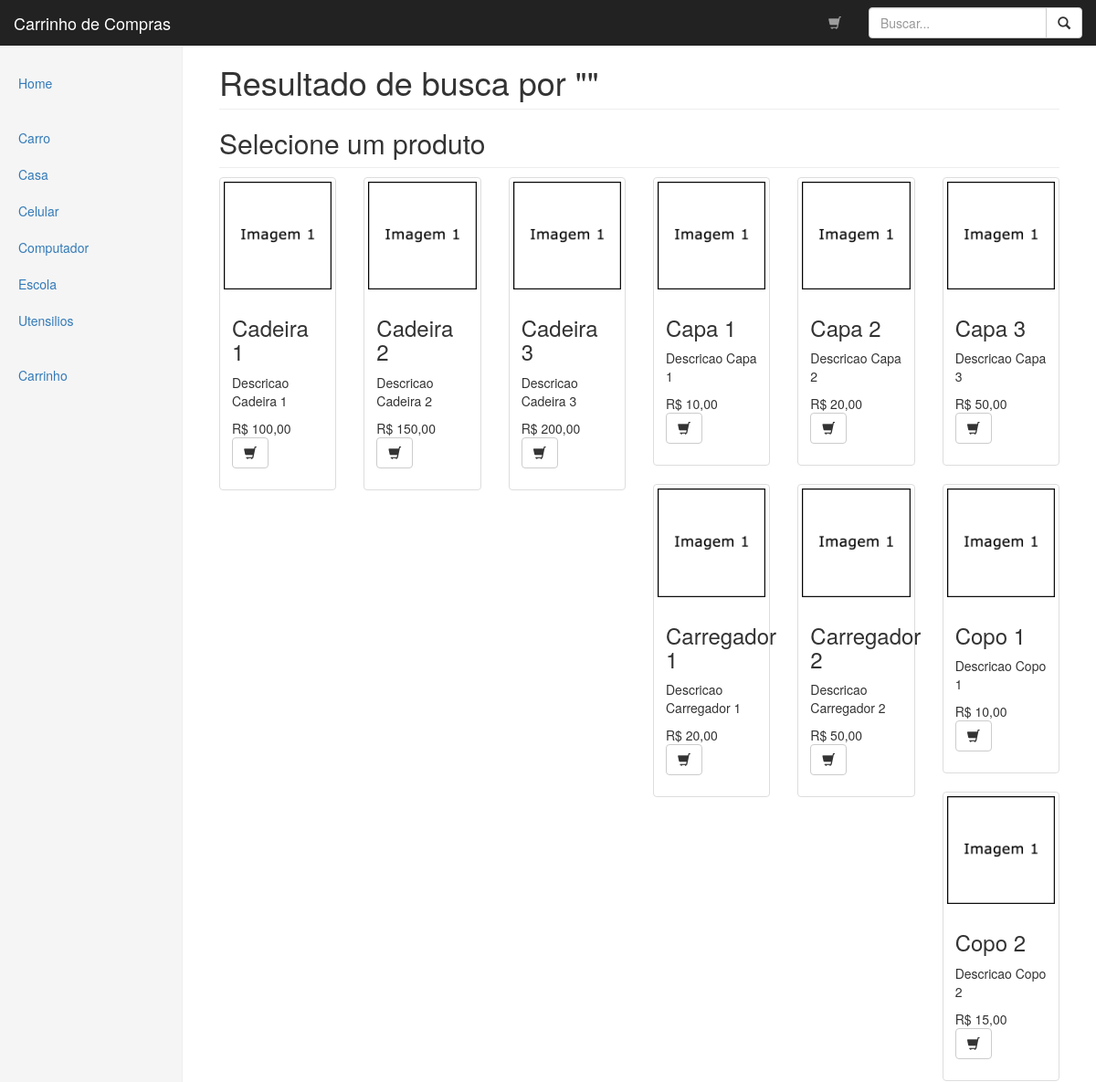
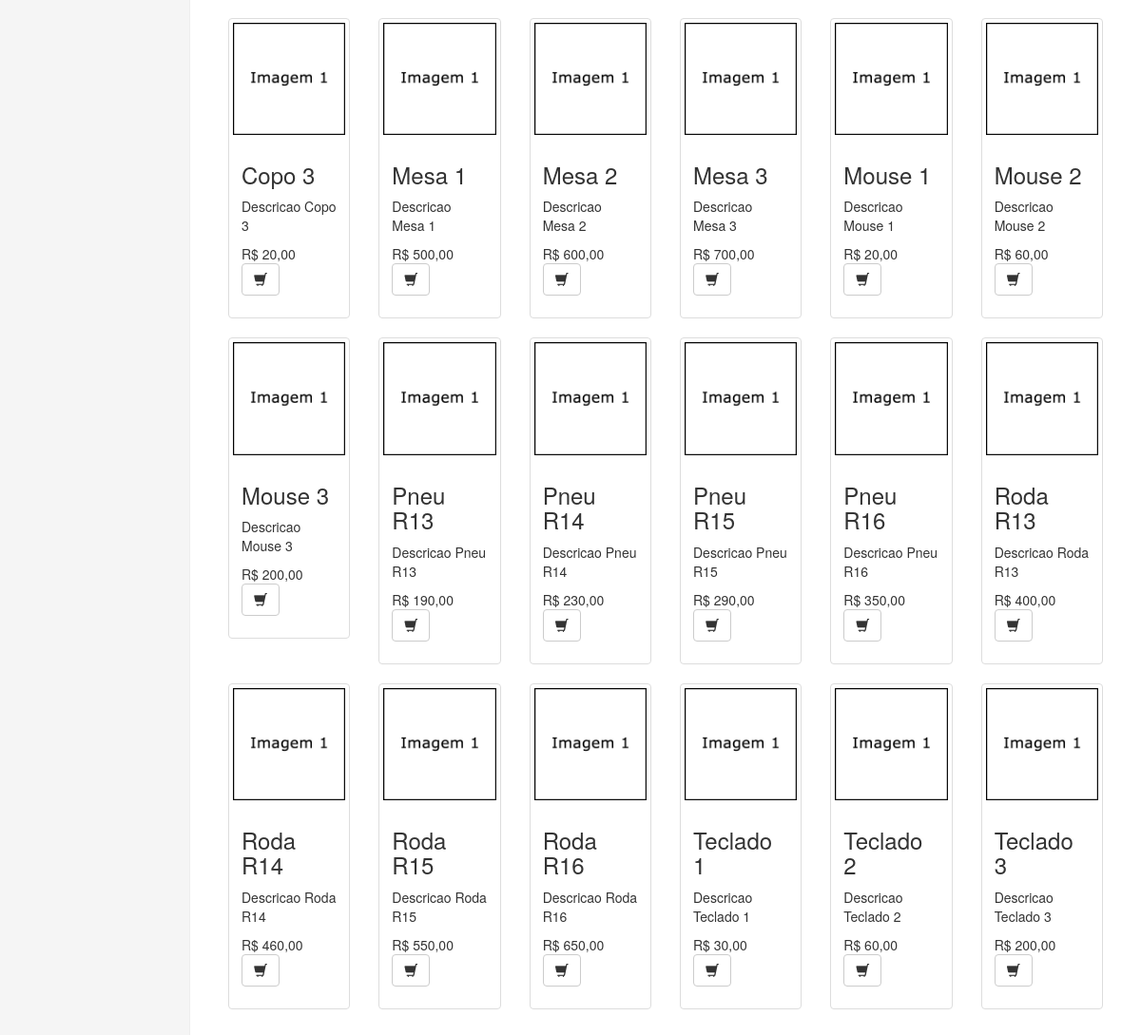
The app's page /resultado.php with its own data (2 pictures, top to bottom).
### tables this page shows
CREATE TABLE `categoria` (
  `id` int(11) NOT NULL AUTO_INCREMENT,
  `nome` varchar(100) NOT NULL,
  PRIMARY KEY (`id`)
);

CREATE TABLE `produto` (
  `id` int(11) NOT NULL AUTO_INCREMENT,
  `nome` varchar(100) NOT NULL,
  `descricao` varchar(255) DEFAULT NULL,
  `imagem` varchar(100) DEFAULT NULL,
  `preco` varchar(20) NOT NULL,
  PRIMARY KEY (`id`)
);

### class/menuClass.php (called while the page is built)
<?php
class Menu {
    function queryMenu() {
        $query = "SELECT
                        id,
                        nome
                    FROM
                        categoria
                    ORDER BY
                        nome ASC;";
        return $query;
    }
}

### class/conexaoClass.php (called while the page is built, shortened)
<?php
class Conexao {
    var $host = "localhost";
    var $user = "root";
    var $senha = "";
    var $link;
    function conecta() {
        $this->link = @mysql_connect($this->host, $this->user, $this->senha);
    }
    function sql_query($query, $ins = false) {
        if (!$this->conecta()) {
            $dados['result'] = false;
            $dados['erro'] = 'Erro de retorno de dados.';
        }
        $this->query = $query;
        if ($this->resultado = mysql_query($this->query)) {
            $dados['result'] = $this->resultado;
            $dados['erro'] = false;
        } else {
            $dados['result'] = false;
            $dados['erro'] = 'Erro na consulta aos dados.';
        }
        return $dados;
    }
    function desconecta() {
        return mysql_close($this->link);
    }
}
?>

### class/buscaClass.php (called while the page is built)
<?php
class Busca {
    function queryProdutos($busca) {
        $query = "SELECT
                        p.id,
                        p.nome,
                        p.imagem,
                        p.preco,
                        p.descricao
                    FROM
                        produto AS p
                    LEFT JOIN
                        produto_categoria AS pc ON p.id = pc.id_produto
                    INNER JOIN
                        categoria AS c ON c.id = pc.id_categoria
                    WHERE
                        LOWER(p.nome) LIKE '%" . $busca . "%'
                        OR LOWER(c.nome) LIKE '%" . $busca . "%'
                    GROUP BY
                        p.id
                    ORDER BY
                        p.nome ASC;";
        return $query;
    }
}

### resultado.php (the view, shortened to what this page needs)
<?php
include('class/conexaoClass.php');
include('class/buscaClass.php');
include('class/menuClass.php');
$conexaoObj = new Conexao();
$buscaObj = new Busca();
$menuObj = new Menu();
$busca = mb_strtolower(trim($_POST['busca']));
$query0 = $buscaObj->queryProdutos($busca);
$executar0 = $conexaoObj->sql_query($query0);
$query1 = $menuObj->queryMenu();
$executar1 = $conexaoObj->sql_query($query1);
?>
<!DOCTYPE html>
<html lang="en">
    <head>
        <link href="bootstrap/css/bootstrap.min.css" rel="stylesheet">
        <link href="custom/css/layout.css" rel="stylesheet">
    </head>
    <body>
        <nav class="navbar navbar-inverse navbar-fixed-top" role="navigation">
            <div class="container-fluid">
                <div class="navbar-header">
                    <a class="navbar-brand" href="index.php">Carrinho de Compras</a>
                </div>
                <div id="navbar" class="navbar-collapse collapse">
                    <form class="navbar-form navbar-right" role="form" name="busca" id="busca" method="post" action="resultado.php">
                        <div class="input-group">
                            <input type="text" class="form-control" name="busca" id="busca" placeholder="Buscar..."><span class="input-group-btn">
                                <button class="btn btn-default" type="submit"><span class=" glyphicon glyphicon-search" aria-hidden="true"></span>
                                </button>
                            </span>
                        </div>
                    </form>
                    <ul class="nav navbar-nav navbar-right">
                        <li><a href="carrinho.php" title="Carrinho"><span class="glyphicon glyphicon-shopping-cart" aria-hidden="true"></a></li>
                    </ul>
                </div>
            </div>
        </nav>
        <div class="container-fluid">
            <div class="row">
                <div class="col-sm-3 col-md-2 sidebar">
                    <ul class="nav nav-sidebar">
                        <li><a href="index.php">Home</a></li>
                    </ul>
                    <ul class="nav nav-sidebar">
                        <?php while ($resultado1 = mysql_fetch_assoc($executar1['result'])) { ?>
                            <li><a href="categoria.php?i=<?php echo $resultado1['id']; ?>"><?php echo $resultado1['nome']; ?></a></li>
                        <?php } ?>
                    </ul>
                    <ul class="nav nav-sidebar">
                        <li><a href="carrinho.php">Carrinho</a></li>
                    </ul>
                </div>
                <div class="col-sm-9 col-sm-offset-3 col-md-10 col-md-offset-2 main">
                    <h1 class="page-header">Resultado de busca por "<?php echo $_POST['busca']; ?>"</h1>
                    <h2 class="sub-header">Selecione um produto</h2>
                    <div class="row">
                        <?php while ($resultado0 = mysql_fetch_assoc($executar0['result'])) { ?>
                            <div class="col-sm-6 col-md-2">
                                <div class="thumbnail">
                                    <img class="img-responsive" src="imagem/<?php echo $resultado0['imagem']; ?>" alt="<?php echo $resultado0['nome']; ?>">
                                    <div class="caption">
                                        <h3><?php echo $resultado0['nome']; ?></h3>
                                        <p><?php echo $resultado0['descricao']; ?></p>
                                        <p>R$ <?php echo number_format($resultado0['preco'], 2, ",", "."); ?> <a href="carrinho.php?a=1&i=<?php echo $resultado0['id']; ?>" title="Adicionar ao carrinho" class="btn btn-default" role="button"><span class="glyphicon glyphicon-shopping-cart" aria-hidden="true"></a></p>
                                    </div>
                                </div>
                            </div>
                        <?php } ?>
                    </div>
                </div>
            </div>
        </div>
    </body>
</html>

### custom/css/layout.css (style rules this page uses)
body { padding-top: 50px; }
.sub-header { padding-bottom: 10px; border-bottom: 1px solid #eee; }
.navbar-fixed-top { border: 0; }
.sidebar { display: none; }
@media (min-width: 768px) { .sidebar { position: fixed; top: 51px; bottom: 0; left: 0; z-index: 1000; display: block; padding: 20px; overflow-x: hidden; overflow-y: auto; background-color: #f5f5f5; border-right: 1px solid #eee; } }
.nav-sidebar { margin-right: -21px; margin-bottom: 20px; margin-left: -20px; }
.nav-sidebar > li > a { padding-right: 20px; padding-left: 20px; }
.main { padding: 20px; }
@media (min-width: 768px) { .main { padding-right: 40px; padding-left: 40px; } }
.main .page-header { margin-top: 0; }

### records on screen
categoria: nome "Carro"
categoria: nome "Casa"
categoria: nome "Celular"
categoria: nome "Computador"
categoria: nome "Escola"
categoria: nome "Utensilios"
produto: imagem (picture), nome "Cadeira 1", descricao "Descricao Cadeira 1", preco "100,00"
produto: imagem (picture), nome "Cadeira 2", descricao "Descricao Cadeira 2", preco "150,00"
produto: imagem (picture), nome "Cadeira 3", descricao "Descricao Cadeira 3", preco "200,00"
produto: imagem (picture), nome "Capa 1", descricao "Descricao Capa 1", preco "10,00"
produto: imagem (picture), nome "Capa 2", descricao "Descricao Capa 2", preco "20,00"
produto: imagem (picture), nome "Capa 3", descricao "Descricao Capa 3", preco "50,00"
produto: imagem (picture), nome "Carregador 1", descricao "Descricao Carregador 1", preco "20,00"
produto: imagem (picture), nome "Carregador 2", descricao "Descricao Carregador 2", preco "50,00"
produto: imagem (picture), nome "Copo 1", descricao "Descricao Copo 1", preco "10,00"
produto: imagem (picture), nome "Copo 2", descricao "Descricao Copo 2", preco "15,00"
produto: imagem (picture), nome "Copo 3", descricao "Descricao Copo 3", preco "20,00"
produto: imagem (picture), nome "Mesa 1", descricao "Descricao Mesa 1", preco "500,00"
produto: imagem (picture), nome "Mesa 2", descricao "Descricao Mesa 2", preco "600,00"
produto: imagem (picture), nome "Mesa 3", descricao "Descricao Mesa 3", preco "700,00"
produto: imagem (picture), nome "Mouse 1", descricao "Descricao Mouse 1", preco "20,00"
produto: imagem (picture), nome "Mouse 2", descricao "Descricao Mouse 2", preco "60,00"
produto: imagem (picture), nome "Mouse 3", descricao "Descricao Mouse 3", preco "200,00"
produto: imagem (picture), nome "Pneu R13", descricao "Descricao Pneu R13", preco "190,00"
produto: imagem (picture), nome "Pneu R14", descricao "Descricao Pneu R14", preco "230,00"
produto: imagem (picture), nome "Pneu R15", descricao "Descricao Pneu R15", preco "290,00"
produto: imagem (picture), nome "Pneu R16", descricao "Descricao Pneu R16", preco "350,00"
produto: imagem (picture), nome "Roda R13", descricao "Descricao Roda R13", preco "400,00"
produto: imagem (picture), nome "Roda R14", descricao "Descricao Roda R14", preco "460,00"
produto: imagem (picture), nome "Roda R15", descricao "Descricao Roda R15", preco "550,00"
produto: imagem (picture), nome "Roda R16", descricao "Descricao Roda R16", preco "650,00"
produto: imagem (picture), nome "Teclado 1", descricao "Descricao Teclado 1", preco "30,00"
produto: imagem (picture), nome "Teclado 2", descricao "Descricao Teclado 2", preco "60,00"
produto: imagem (picture), nome "Teclado 3", descricao "Descricao Teclado 3", preco "200,00"
